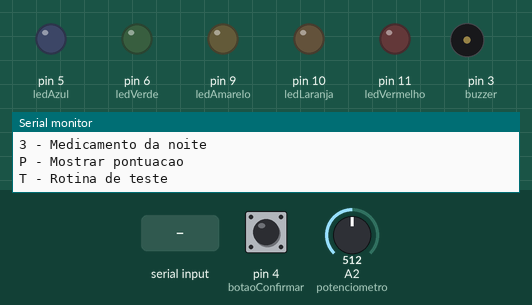
Simulated run of this sketch. Board: Arduino Uno, built with avr-gcc and run on an emulated ATmega328P. Shown: output pins drawn as LEDs (lit = HIGH), buzzer (waves = sounding), the last lines printed to the serial monitor. The inputs (shaded band) are chosen by the test bench; at power-on: pin 4 (botaoConfirmar) HIGH, A2 (potenciometro) = 512.

Above: at 1.3 s.
1.4 s: "1" received over Serial
At 1.48 s:
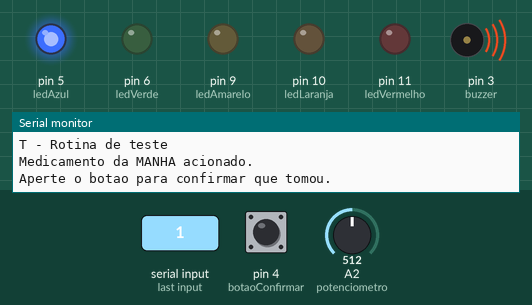
4.4 s: pin 4 (botaoConfirmar) pulled LOW for 0.15 s
At 5.7 s:
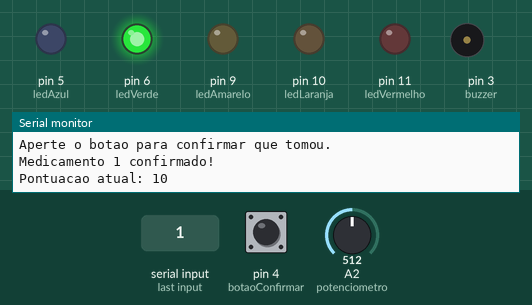
7.5 s: "2" received over Serial
At 7.58 s:
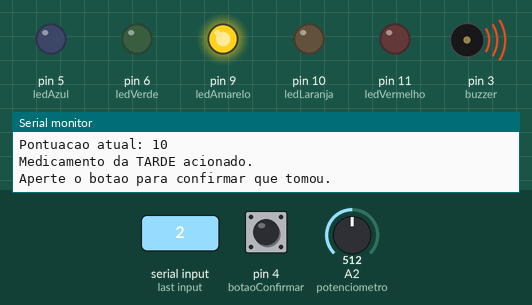
10.5 s: "3" received over Serial
At 10.59 s:
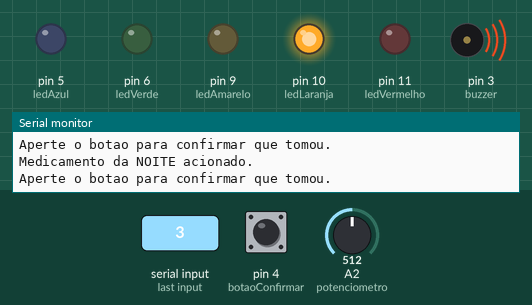
13.5 s: "T" received over Serial
At 16.0 s:
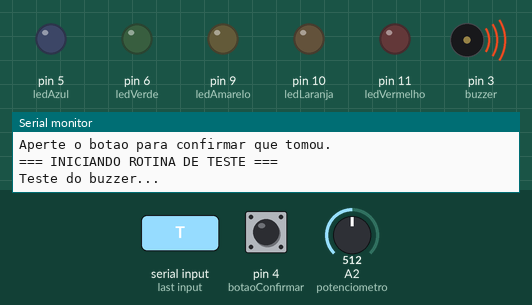
16.5 s: "t" received over Serial
At 16.81 s:
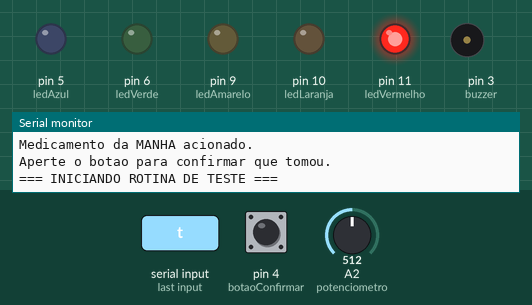
Timing chart, 0 to 20.5 s (numbered marks = the images above; inputs shaded):
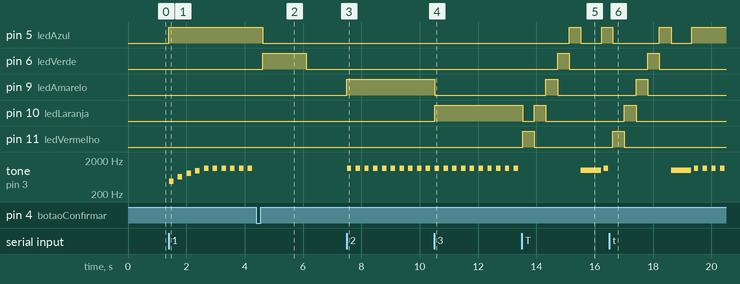

Measured:
- after the input at 1.4 s, pin 5 (ledAzul): LOW → HIGH at once; tone on pin 3 (buzzer): plays 469 Hz for 0.15 s, 639 Hz for 0.15 s, 810 Hz for 0.15 s, 979 Hz for 0.15 s, 1150 Hz for 0.15 s, 1150 Hz for 0.15 s … (10 notes in this stretch), starting at once
- after the input at 4.4 s, pin 5 (ledAzul): HIGH → LOW after 0.21 s; pin 6 (ledVerde): LOW → HIGH after 0.21 s, → LOW 1.5 s later; tone on pin 3 (buzzer): stops changing and stays silent
- after the input at 7.5 s, pin 9 (ledAmarelo): LOW → HIGH at once; tone on pin 3 (buzzer): alternates 1150 Hz for 0.15 s and silent for 0.15 s, starting at once
- after the input at 10.5 s, pin 9 (ledAmarelo): HIGH → LOW at once; pin 10 (ledLaranja): LOW → HIGH at once
- after the input at 13.5 s, pin 5 (ledAzul): LOW → HIGH after 1.6 s, → LOW 0.40 s later, → HIGH 0.71 s later; pin 6 (ledVerde): LOW → HIGH after 1.2 s, → LOW 0.40 s later
- after the input at 16.5 s, pin 5 (ledAzul): HIGH → LOW after 0.12 s, → HIGH 1.6 s later, → LOW 0.40 s later, → HIGH 0.71 s later; pin 6 (ledVerde): LOW → HIGH after 1.3 s, → LOW 0.40 s later

The sketch:

smartmed1.ino
```cpp
// ARMARIO INTELIGENTE DE MEDICAMENTOS

// LEDs
const int ledVermelho = 11;
const int ledLaranja = 10;
const int ledAmarelo = 9;
const int ledVerde = 6;
const int ledAzul = 5;

// Buzzer
const int buzzer = 3;

// Botao
const int botaoConfirmar = 4;

// Potenciometro ligado no A2
const int potenciometro = A2;

// Controle do sistema
int medicamentoAtual = 0;
int pontos = 0;
bool alertaAtivo = false;

unsigned long tempoInicioAlerta = 0;
const unsigned long tempoLimite = 15000; // 15 segundos para confirmar

// Filtro de media movel
const int tamanhoFiltro = 5;
int leituras[tamanhoFiltro];
int indice = 0;
long soma = 0;

// Rotina de teste do sistema
void rotinaTeste()
{
  Serial.println("=== INICIANDO ROTINA DE TESTE ===");

  apagarLeds();

  digitalWrite(ledVermelho, HIGH);
  delay(400);
  digitalWrite(ledVermelho, LOW);

  digitalWrite(ledLaranja, HIGH);
  delay(400);
  digitalWrite(ledLaranja, LOW);

  digitalWrite(ledAmarelo, HIGH);
  delay(400);
  digitalWrite(ledAmarelo, LOW);

  digitalWrite(ledVerde, HIGH);
  delay(400);
  digitalWrite(ledVerde, LOW);

  digitalWrite(ledAzul, HIGH);
  delay(400);
  digitalWrite(ledAzul, LOW);

  Serial.println("Teste do buzzer...");
  tone(buzzer, 1000);
  delay(700);
  noTone(buzzer);

  Serial.println("Teste concluido com sucesso!");
  Serial.println("Agora sera iniciado um alerta de medicamento.");

  chamarMedicamento(1);
}

void setup()
{
pinMode(ledVermelho, OUTPUT);
pinMode(ledLaranja, OUTPUT);
pinMode(ledAmarelo, OUTPUT);
pinMode(ledVerde, OUTPUT);
pinMode(ledAzul, OUTPUT);

pinMode(buzzer, OUTPUT);
pinMode(botaoConfirmar, INPUT_PULLUP);

Serial.begin(9600);

for (int i = 0; i < tamanhoFiltro; i++)
{
leituras[i] = 0;
}

apagarLeds();

Serial.println("ARMARIO INTELIGENTE DE MEDICAMENTOS");
Serial.println("Comandos:");
Serial.println("1 - Medicamento da manha");
Serial.println("2 - Medicamento da tarde");
Serial.println("3 - Medicamento da noite");
Serial.println("P - Mostrar pontuacao");
Serial.println("T - Rotina de teste");
}

void loop()
{
lerBluetooth();
verificarBotao();

if (alertaAtivo)
{
tocarAlerta();
verificarAtraso();
}
}

// Le os comandos enviados pelo celular ou Monitor Serial
void lerBluetooth()
{
if (Serial.available() > 0)
{
char comando = Serial.read();

if (comando == '1')
{
chamarMedicamento(1);
}
else if (comando == '2')
{
chamarMedicamento(2);
}
else if (comando == '3')
{
chamarMedicamento(3);
}
else if (comando == 'P' || comando == 'p')
{
mostrarPontuacao();
}
else if (comando == 'T' || comando == 't')
{
    rotinaTeste();
}
}
}

// Ativa alerta do medicamento
void chamarMedicamento(int medicamento)
{
medicamentoAtual = medicamento;
alertaAtivo = true;
tempoInicioAlerta = millis();

apagarLeds();

if (medicamento == 1)
{
digitalWrite(ledAzul, HIGH);
Serial.println("Medicamento da MANHA acionado.");
}
else if (medicamento == 2)
{
digitalWrite(ledAmarelo, HIGH);
Serial.println("Medicamento da TARDE acionado.");
}
else if (medicamento == 3)
{
digitalWrite(ledLaranja, HIGH);
Serial.println("Medicamento da NOITE acionado.");
}

Serial.println("Aperte o botao para confirmar que tomou.");
}

// Verifica se o usuario apertou o botao
void verificarBotao()
{
if (alertaAtivo && digitalRead(botaoConfirmar) == LOW)
{
delay(200);

alertaAtivo = false;
noTone(buzzer);
apagarLeds();

digitalWrite(ledVerde, HIGH);

pontos = pontos + 10;

Serial.print("Medicamento ");
Serial.print(medicamentoAtual);
Serial.println(" confirmado!");

Serial.print("Pontuacao atual: ");
Serial.println(pontos);

delay(1500);
digitalWrite(ledVerde, LOW);
}
}

// Se passar do tempo limite, marca como atrasado
void verificarAtraso()
{
if (millis() - tempoInicioAlerta > tempoLimite)
{
apagarLeds();
digitalWrite(ledVermelho, HIGH);

Serial.println("Medicamento atrasado!");
Serial.println("Voce perdeu 5 pontos.");

pontos = pontos - 5;

alertaAtivo = false;
noTone(buzzer);

delay(2000);
digitalWrite(ledVermelho, LOW);
}
}

// Toca alerta usando o potenciometro como ajuste de sensibilidade
void tocarAlerta()
{
int valorFiltrado = lerPotenciometroFiltrado();

int frequencia = map(valorFiltrado, 0, 1023, 300, 2000);

tone(buzzer, frequencia);
delay(150);
noTone(buzzer);
delay(150);
}

// Filtro de media movel no sensor analogico
int lerPotenciometroFiltrado()
{
soma = soma - leituras[indice];

leituras[indice] = analogRead(potenciometro);

soma = soma + leituras[indice];

indice++;

if (indice >= tamanhoFiltro)
{
indice = 0;
}

return soma / tamanhoFiltro;
}

// Apaga todos os LEDs
void apagarLeds()
{
digitalWrite(ledVermelho, LOW);
digitalWrite(ledLaranja, LOW);
digitalWrite(ledAmarelo, LOW);
digitalWrite(ledVerde, LOW);
digitalWrite(ledAzul, LOW);
}

// Mostra a pontuacao
void mostrarPontuacao()
{
Serial.print("Pontuacao atual: ");
Serial.println(pontos);
}
```
